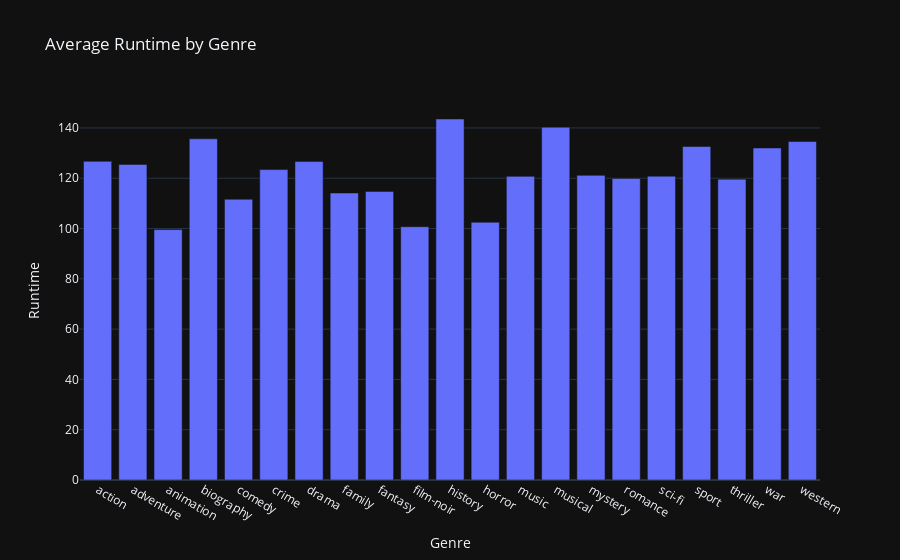

Write notebook code for a chart like this one.
### Markdown cell above
This bar chart displays the average runtime for movies in each genre. By visualizing this, we can identify which genres tend to have longer or shorter films.

### Code cell
import plotly.express as px

# Melt the dataframe to have one genre per row
df_melted = df.melt(id_vars=['Runtime'], value_vars=mlb.classes_, var_name='Genre', value_name='Present')
df_genre_runtime = df_melted[df_melted['Present'] == 1].groupby('Genre')['Runtime'].mean().reset_index()

# Create a bar chart of average runtime by genre
fig = px.bar(df_genre_runtime, x='Genre', y='Runtime', title='Average Runtime by Genre')
fig.show()

### Figure 1 — Plotly figure (JSON) as saved in the notebook; plotly's stock layout.template omitted (floating-point values rounded to 4 significant figures)
{"data": [{"alignmentgroup": "True", "hovertemplate": "Genre=%{x}<br>Runtime=%{y}<extra></extra>", "legendgroup": "", "marker": {"color": "#636efa", "pattern": {"shape": ""}}, "name": "", "offsetgroup": "", "orientation": "v", "showlegend": false, "textposition": "auto", "x": ["action", "adventure", "animation", "biography", "comedy", "crime", "drama", "family", "fantasy", "film-noir", "history", "horror", "music", "musical", "mystery", "romance", "sci-fi", "sport", "thriller", "war", "western"], "xaxis": "x", "y": [126.7, 125.5, 99.59, 135.7, 111.6, 123.4, 126.7, 114.1, 114.8, 100.7, 143.6, 102.5, 120.7, 140.3, 121.1, 119.9, 120.8, 132.6, 119.6, 132.0, 134.6], "yaxis": "y", "type": "bar"}], "layout": {"xaxis": {"anchor": "y", "domain": [0.0, 1.0], "title": {"text": "Genre"}}, "yaxis": {"anchor": "x", "domain": [0.0, 1.0], "title": {"text": "Runtime"}}, "legend": {"tracegroupgap": 0}, "title": {"text": "Average Runtime by Genre"}, "barmode": "relative"}}
